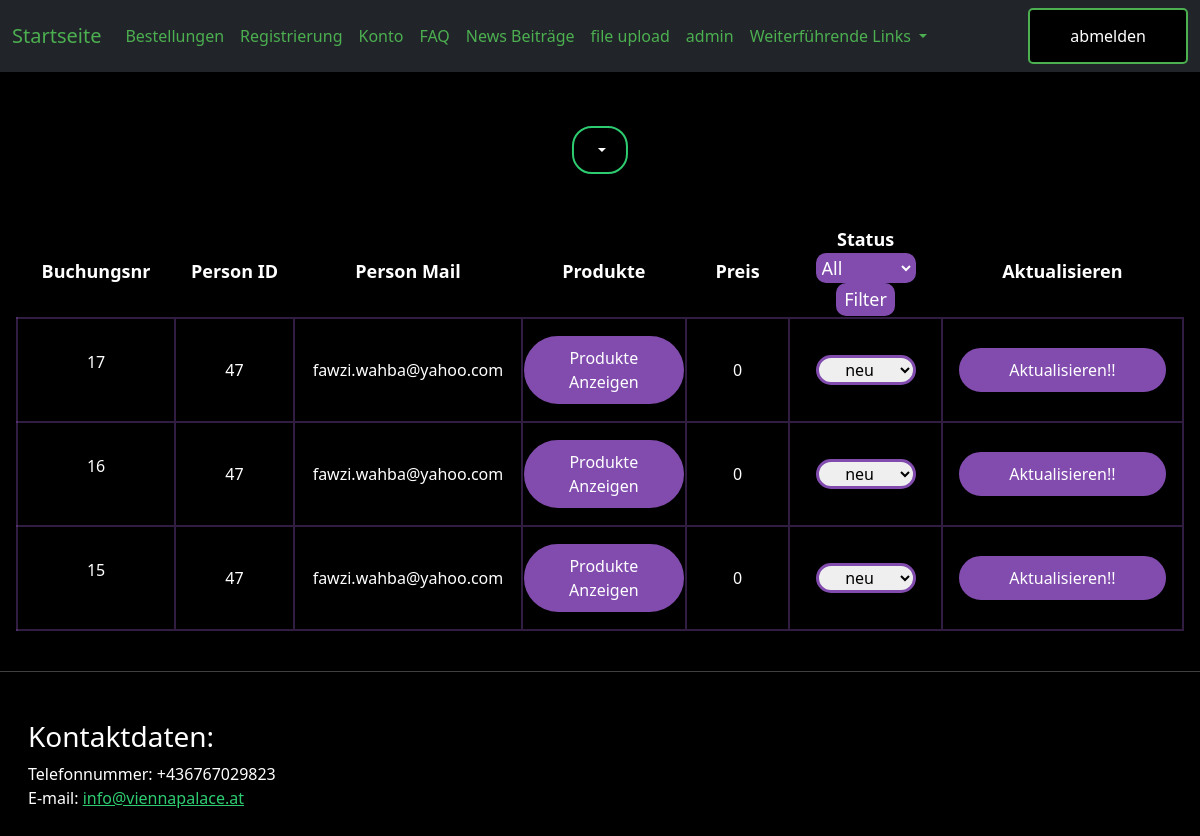
The app's page /admin/new_show_all_bestellungen.php (signed in), older data.
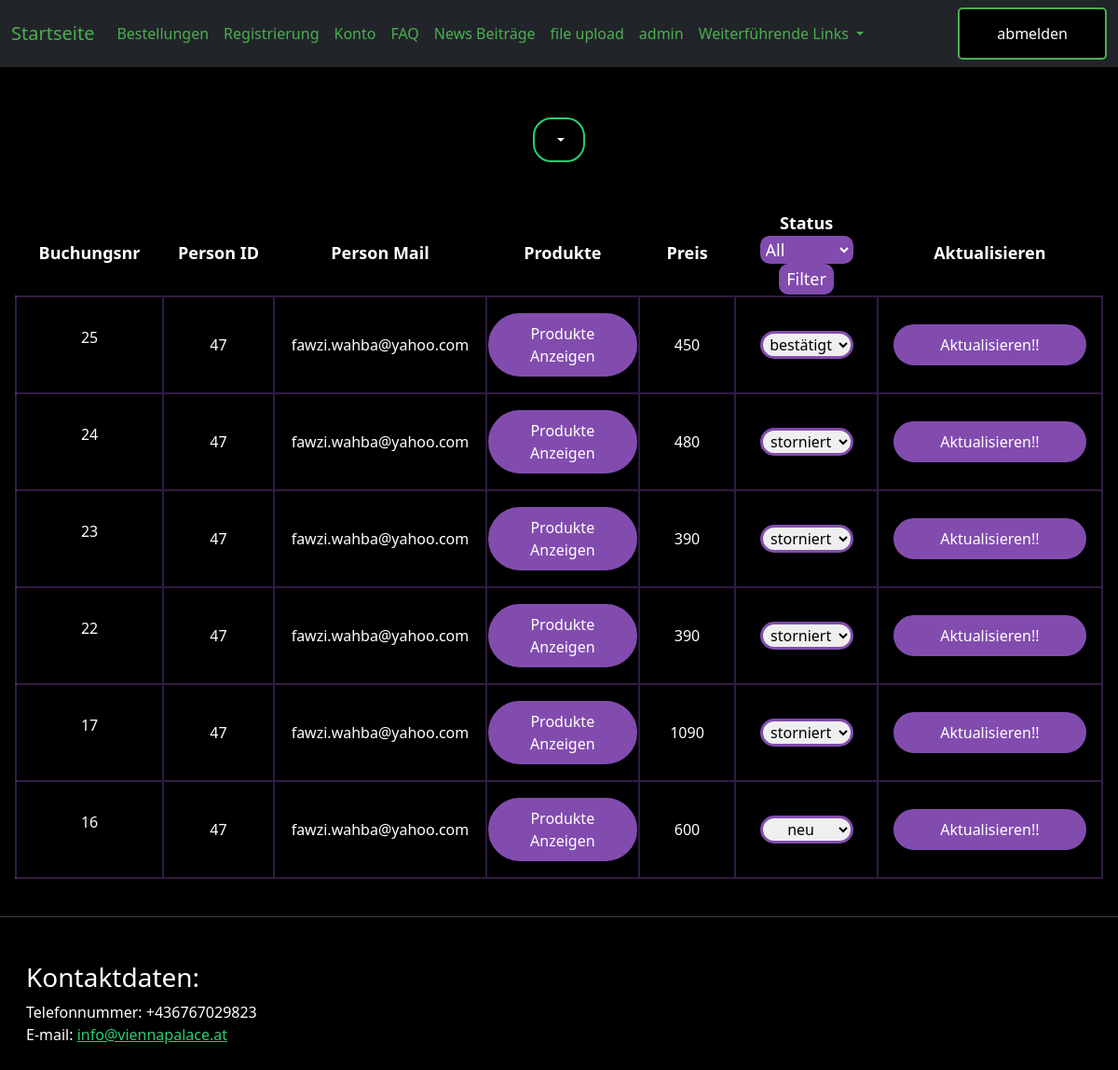
The same page, newer data.
### tables this page shows
CREATE TABLE `bestellungen` (
  `id` int(11) NOT NULL,
  `bestellung_erstellen_fk` int(11) NOT NULL,
  `person_fk` int(11) NOT NULL,
  `status` text NOT NULL DEFAULT 'neu',
  `preis` int(11) NOT NULL
);

### admin/new_show_all_bestellungen.php (the view, shortened to what this page needs)
<?php
include "./admin.php";
?>
<!doctype html>
<html lang="en">
<head>
</head>
<body>
<table class="mx-3">
    <tr>
        <th class="th">Buchungsnr</th>
        <th class="th">Person ID</th>
        <th class="th">Person Mail</th>
        <th class="th">Produkte</th>
        <th class="th">Preis</th>
        <th class="th">Status
            <form method="post" action="">
                <select name="status_filter" class="dropdown_filter" id="status_filter">
                    <option value="" <?php if(!isset($_POST['status_filter'])) echo 'selected';?>>All</option>
                </select>
                <input type="submit" class="dropdown_submit" value="Filter">
            </form>
        </th>
        <th class="th">Aktualisieren</th>
    </tr>
    <?php
    include "../0include/dbaccess.php";
    $sql_bestellungen = "SELECT * FROM `bestellungen` ORDER BY id desc";
    $result_bestellungen = mysqli_query($db_obj, $sql_bestellungen);
    if (mysqli_num_rows($result_bestellungen) > 0) {
        while ($row_bestellungen = mysqli_fetch_assoc($result_bestellungen)) {
            $productData = array();
            $bestellung_erstellen_fk = $row_bestellungen['bestellung_erstellen_fk'];
            $sql_bestellung_erstellen = "SELECT * FROM `bestellung_erstellen` WHERE `id` = $bestellung_erstellen_fk";
            $result_bestellung_erstellen = mysqli_query($db_obj, $sql_bestellung_erstellen);
            $row_bestellung_erstellen = mysqli_fetch_assoc($result_bestellung_erstellen);
            for ($i = 1; $i <= 10; $i++) {
                $produkt_fk = $row_bestellung_erstellen["produkt_" . $i];
                if ($produkt_fk === null) {
                    break;
                }
                $sql_produkte = "SELECT * FROM produkte WHERE id = $produkt_fk";
                $result_produkte = mysqli_query($db_obj, $sql_produkte);
                $row_produkte = mysqli_fetch_assoc($result_produkte);
                $productData[] = array(
                    'name' => $row_produkte['name'],
                    'price' => $row_produkte['preis'],
                    'pfad' => $row_produkte['pfad'],
                    'id' => $row_produkte["id"],
                );
            }
            $person_id = $row_bestellungen["person_fk"];
            $sql_person = "SELECT * FROM `login` WHERE `id` = '$person_id'";
            $result_person = mysqli_query($db_obj, $sql_person);
            $row_person = mysqli_fetch_assoc($result_person);
            $row_person_mail = $row_person["usermail"];
            $json = json_encode($productData);
            echo "<form id='myform'>";
            echo "<tr class='my_tr text-center'>";
            echo "<td><p>$row_bestellungen[id]</p></td>";
            echo "<td>$person_id</td>";
            echo "<td>$row_person_mail</td>";
            echo "<td><button class='collapse-btn button_2  py-2 my-3' data-product-data='" . htmlspecialchars($json, ENT_QUOTES, 'UTF-8') . "'>Produkte Anzeigen</button></td>";
            echo "<td class='text-center right_border'>" . $row_bestellungen["preis"] . "</td>";
            echo "<td class='text-center right_border'>";
            echo "<select name='status' id='status' class='input my-4'>";
            echo "<option value='neu' " . ($row_bestellungen["status"] == "neu" ? "selected" : "") . ">neu</option>";
            echo "<option value='bestätigt' " . ($row_bestellungen["status"] == "bestätigt" ? "selected" : "") . ">bestätigt</option>";
            echo "<option value='storniert' " . ($row_bestellungen["status"] == "storniert" ? "selected" : "") . ">storniert</option>";
            echo "</select>";
            echo "</td>";
            echo "<td>";
            echo "<button type='submit' class='button_2 py-2 my-3 px-5' onclick='change_bestellung_data(this)'>Aktualisieren!!</button>";
            echo "</td>";
            echo "</tr>";
            echo "</form>";
        }
    }else {
        echo "</table>";
        echo "<div class='warnung py-3 my-3'>";
        echo "Keine Buchungen gefunden!";
        echo "</div>";
    }
    ?>
</table>
</body>
<?php
include_once "../0include/footer.php"
?>
</html>

Row changes from the older to the newer data that the page shows:
removed bestellungen: id "15", person_fk "47", person_fk.usermail "fawzi.wahba@yahoo.com", preis "0", status "neu"
added bestellungen: id "25", person_fk "47", person_fk.usermail "fawzi.wahba@yahoo.com", preis "450", status "bestätigt"
added bestellungen: id "24", person_fk "47", person_fk.usermail "fawzi.wahba@yahoo.com", preis "480", status "storniert"
added bestellungen: id "23", person_fk "47", person_fk.usermail "fawzi.wahba@yahoo.com", preis "390", status "storniert"
added bestellungen: id "22", person_fk "47", person_fk.usermail "fawzi.wahba@yahoo.com", preis "390", status "storniert"
changed bestellungen id 17: preis "0" → "1090"; status "neu" → "storniert"
changed bestellungen "neu": preis "0" → "600"
